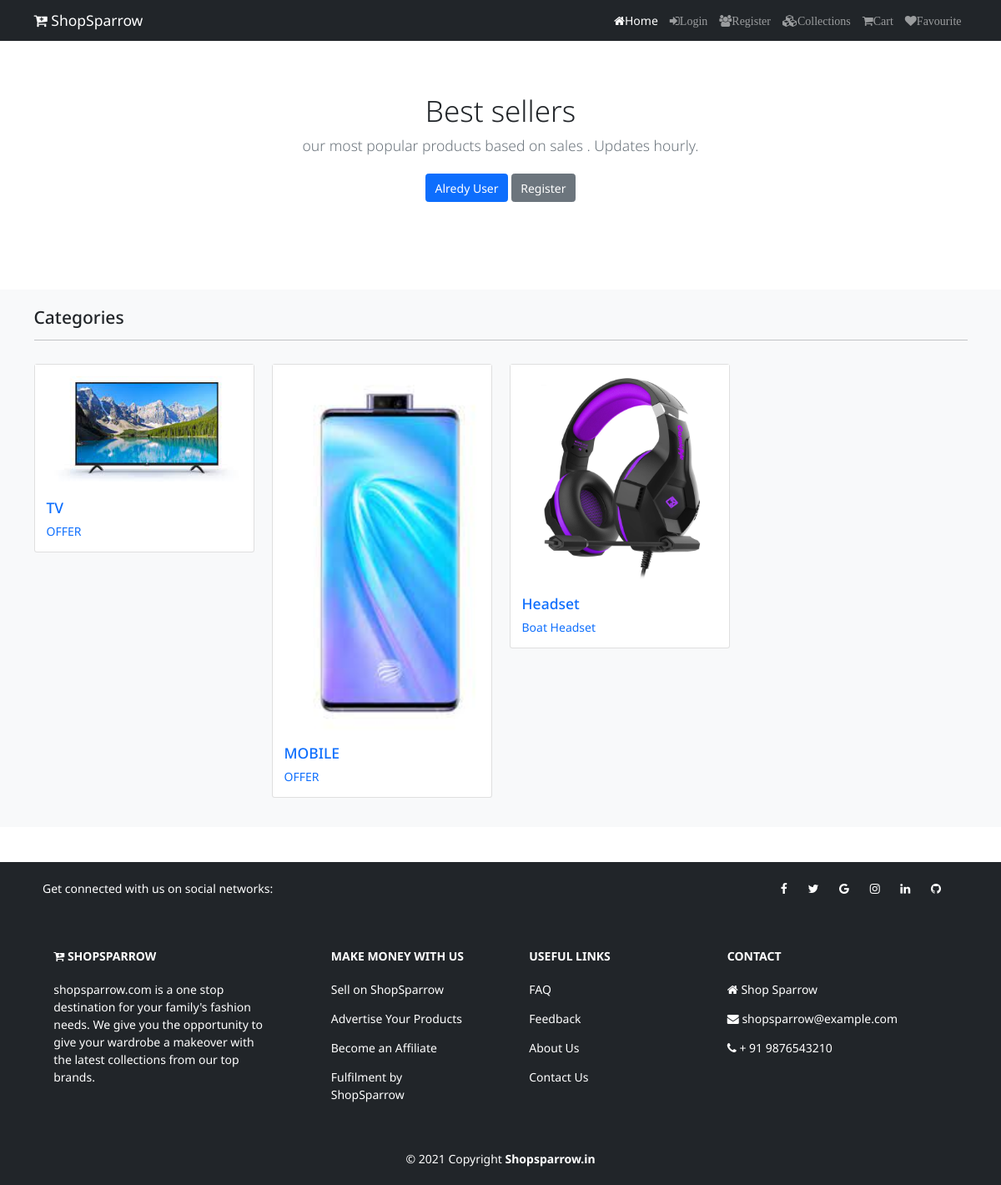
The page /collections on the database its author committed.
### page/models.py (models this page shows, shortened)
class Catagory(models.Model):
    name=models.CharField(max_length=150,null=False ,blank=False )
    image=models.ImageField(upload_to=getFileName,null=True ,blank=True)
    description=models.TextField(max_length=500,null=False,blank=False )
    status=models.BooleanField(default=False ,help_text="0-show,1-Hidden")
    created_at=models.DateTimeField(auto_now_add=True)

### page/views.py (the view)
def collections(request):
    catagory = Catagory.objects.filter(status=0)
    return render(request, 'shop/collections.html', {'catagory': catagory})

### page/templates/shop/collections.html (shortened to what this page needs)
{% extends 'shop/layout/main.html' %}
{% block content %}
<section class="py-5 text-center container" style="margin-top:70px;">
    <div class="row" py-ly-5>
        <div class="col-lg-6 col-md-8 mx-auto">
            <h1 class="fw-light">Best sellers </h1>
            <p class="lead text-muted ">our most popular products based on sales . Updates hourly. </p>
            <p>
                <a href="#" class="btn btn-primary my-2">Alredy User</a>
                <a href="#" class="btn btn-secondary my-2">Register</a>
            </p>
        </div>
    </div>
</section>
<section class="bg-light py-4 my-5">
    <div class="container">
        <div class="row">
            <div class="col-12">
                <h4 class="mb-3">Categories</h4>
                <hr style="border-color: #b8bfc2;">
            </div>
            {% for item in catagory %}
            <div class="col-md-4 col-lg-3">
                <div class="card my-3">
                    <img src="{{item.image.url}}" class="card-image-top" alt="Categories">
                    <a href="{% url 'collections' item.name %}">
                        <div class="card-body">
                            <h5 class="card-title text-primary">{{item.name}}</h5>
                            <p class="card-text">{{ item.description }}</p>
                        </div>
                    </a>
                </div>
            </div>
            {% endfor %}
        </div>
    </div>
</section>
{% endblock content %}

### static/css/style.css (style rules this page uses)
html { font-size: 14px; }
body { font-family: 'Noto Sans', sans-serif; }
a { text-decoration: none; }

### rows shown on the page
Catagory: image (picture), name "TV", description "OFFER"
Catagory: image (picture), name "MOBILE", description "OFFER"
Catagory: image (picture), name "Headset", description "Boat Headset"
